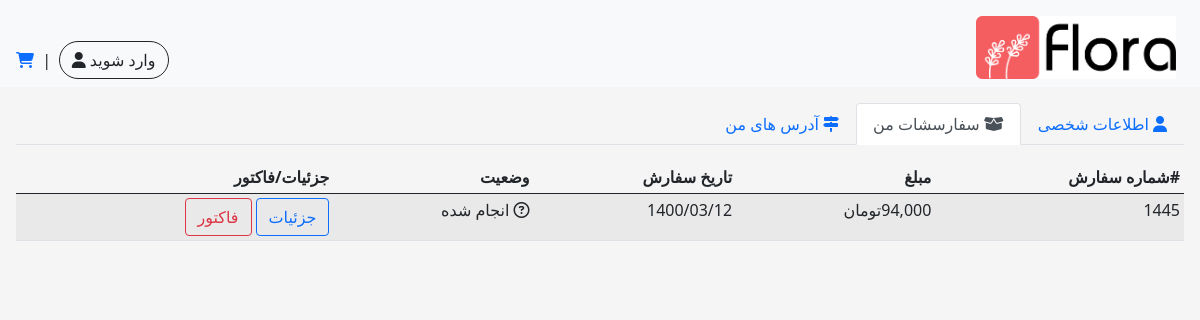
Page /userorders.php (signed in) on the earlier database version.
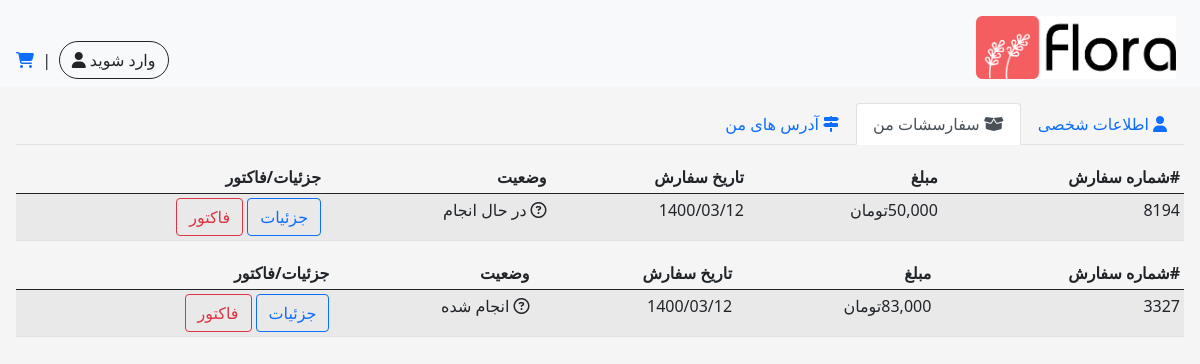
Same page on the later database version.
### tables this page shows
CREATE TABLE `orders` (
  `id` int NOT NULL,
  `code` int NOT NULL,
  `customer_id` int NOT NULL,
  `customer_role` enum('admin','user') NOT NULL DEFAULT 'user',
  `payment_method_id` int NOT NULL,
  `shipping_id` int NOT NULL,
  `sum_price` double NOT NULL,
  `postal_price` double NOT NULL,
  `status` enum('doing','done','canceled') NOT NULL,
  `address_id` int NOT NULL,
  `created_at` timestamp NOT NULL DEFAULT CURRENT_TIMESTAMP,
  `updated_at` timestamp NOT NULL DEFAULT CURRENT_TIMESTAMP
);

### inc/classes/DbClass.php (called while the page is built, shortened)
<?php
class Db {
    private static $server=DB_SERVER;
    private static $username=DB_USERNAME;
    private static $password=DB_PASSWORD;
    private static $dbName=DB_NAME;
    public static function connect(){
        try {
            $conn = new PDO("mysql:host=".self::$server.";dbname=".self::$dbName.";charset=utf8mb4", self::$username, self::$password);
            $conn->setAttribute(PDO::ATTR_ERRMODE, PDO::ERRMODE_EXCEPTION);
            return $conn;
        }catch(PDOException $e) {
            file_put_contents('DatabaseExeptions.log',$e);
        }
    }
    public static function select($table,$conditions="1",$fetchType='All' ,$disdinct="*",$limit=0,$orderBy='id',$orderType='ASC',$perPage="",$offset=1){
        if($limit){
            if($perPage!=="" && is_numeric($perPage) && $perPage>0 && $offset>=1){
                $start=($offset-1)*$perPage;
                $len=$perPage;
                $sql="SELECT $disdinct FROM $table WHERE $conditions ORDER BY $orderBy $orderType LIMIT $start,$len";
            }elseif($limit){
                $sql="SELECT $disdinct FROM $table WHERE $conditions ORDER BY $orderBy $orderType LIMIT $limit";
            }
        }else{
            $sql="SELECT $disdinct FROM $table WHERE $conditions ORDER BY $orderBy $orderType";
        }
        if($sql){
            $result=Db::connect()->query($sql);
            if(strtolower($fetchType)=='all'){
                if($res=$result->fetchAll(PDO::FETCH_NAMED)){
                    return $res;
                }else{
                    return false;
                }
            }elseif(strtolower($fetchType)=='single'){
                if($res=$result->fetch(PDO::FETCH_ASSOC)){
                    return $res;
                }else{
                    return false;
                }
            }
        }else{
            return false;
        }
    }
}

### inc/classes/AdminClass.php (called while the page is built, shortened)
<?php
class Admin{
    private $id;
    public function __construct($adminId)
    {
        $admin=$this->getAdminfullInfo($adminId);
    }
    public function setId($id){
        $this->id=$id;
    }
    public function getId(){
        return $this->id;
    }
    private function getAdminfullInfo($id){
        return Db::select(ADMIN_TABLE_NAME,"id='$id'","single");
    }
}

### http/controller.php (called while the page is built, shortened)
<?php
if(isset($pageUi)){
    if($pageUi=='addCategory'){
        if(isAdmin() || isMaster()){
            if(isset($_GET['rm_cat'])){
                $category=new Category($_GET['rm_cat']);
                $category->delete();
                $category->deleteSubCategories();
            }elseif(isset($_GET['rm_sub'])){
                $subCategory=new SubCategory($_GET['rm_sub']);
                $subCategory->delete();
            }elseif(isset($_POST['addCategory'])){
                $catName=isset($_POST['name']) ? $_POST['name'] : "";
                $catType=isset($_POST['catType']) ? $_POST['catType'] : "";
                if($catType!=""){
                    if($catType=='parent'){
                        Category::create(['name'=>$catName,'creator_id'=>1],$message);
                    }else{
                        SubCategory::create(['name'=>$catName,'creator_id'=>1,'category_id'=>$catType]);
                    }
                }
            }
            $categories=Category::getCategories();
        }
    }
    elseif($pageUi=='index'){
        $mostSelesProducts=Product::getProducts("instock>0","sales","DESC",20);
        $indexCategories=Category::getCategories("show_index='yes'",$message);
        $latestProducts=Product::getProducts("instock>0","id","DESC",10);
    }
    elseif($pageUi=='cart'){
        if(isset($_SESSION['cart']) && $_SESSION['cart']['products']){
            $productsId=$_SESSION['cart']['products'];
        }
    }elseif($pageUi=='orders'){
        if(isset($_POST['update'])){
            $order=new Order($_POST['orderId']);
            $order->update(['status'=>$_POST['status']]);
        }
        $orders=Order::getOrders();
    }elseif($pageUi=='userorders'){
        if(isset($_SESSION['permission'])){
            $user=new Admin($_SESSION['userId']);
            $customerRole="admin";
        }else{
            $user=new User($_SESSION['userId']);
            $customerRole="user";
        }
        $orders=Order::getOrders("customer_id='".$user->getId()."' AND customer_role='$customerRole'",'id');
    }
}

### config.php (called while the page is built, shortened)
<?php
function public_html(){
    $countSlashes=substr_count($_SERVER['PHP_SELF'],'/')-1;
    $backStr="";
    while($countSlashes>0){
        $backStr.="../";
        $countSlashes--;
    }
    global $root;
    if(isset($root) && $root==true){
        return HOST_ROOT;
    }else{
        return $backStr;
    }
}
include_once(public_html().PROJECT_NAME.'/inc/functions.php');
require_once public_html().PROJECT_NAME.'/inc/classes/DbClass.php';
require_once public_html().PROJECT_NAME.'/inc/classes/AdminClass.php';
require_once public_html().PROJECT_NAME.'/inc/classes/OrderClass.php';
include_once public_html().PROJECT_NAME.'/http/controller.php';

### inc/classes/OrderClass.php (called while the page is built, shortened)
<?php
class Order{
    private $id;
    private $code;
    private $status;
    private $sumPrice;
    public function __construct($orderId)
    {
        $orderData=$this->getOrderFullInfo($orderId);
    }
    public function setId($id){
        $this->id=$id;
    }
    public function setCode($code){
        $this->code=$code;
    }
    public function setStatus($status){
        $this->status=$status;
    }
    public function setSumPrice($sumPrice){
        $this->sumPrice=$sumPrice;
    }
    public function getId(){
        return $this->id;
    }
    public function getCode(){
        return $this->code;
    }
    public function getStatus(){
        return $this->status;
    }
    public function getSumPrice(){
        return $this->sumPrice;
    }
    private function getOrderFullInfo($id){
        return Db::select(ORDERS_TABLE_NAME,"id='$id'","single");
    }
    public static function getOrders($condition=1,$distinct='id',$order='created_at',$orderBy='desc',$limit=false,$perpage="",$offset=1){
        return Db::select(ORDERS_TABLE_NAME,$condition,"all",$distinct,$limit,$order,$orderBy,$perpage,$offset);
    }
}

### inc/functions.php (called while the page is built, shortened)
<?php
function getOrderStatus($status){
    if($status=='doing'){
        return "در حال انجام";
    }elseif($status=='done'){
        return 'انجام شده';
    }elseif($status=='canceled'){
        return 'لغو شده';
    }
}

### userorders.php (the view, shortened to what this page needs)
<?php
    include_once 'config.php';
?>
<!doctype html>
<html dir="rtl">
  <head>
    <link rel="stylesheet" href="https://cdn.jsdelivr.net/npm/bootstrap@5.0.0-beta3/dist/css/bootstrap.rtl.min.css">
    <link rel="stylesheet" href="assets/css/userprofile.css">
  </head>
  <body class="">
    <header>
        <div class="container-fluid">
          <div class="row">
            <div class="d-flex flex-row justify-content-between align-items-end bg-light p-3 pb-2">
              <div class="col-md-4 ms-2">
                <a href="#"><img src="assets/images/logo/flora.png" alt="" width="200px"></a>
              </div>
              <div class="d-flex align-items-center">
              <button class="btn btn-outline-dark rounded-pill me-2">وارد شوید<i class="fas fa-user ms-1"></i></button>
              </a> <i class="me-2">|</i>
              <a href="cart.php"><i class="fas fa-shopping-cart cart-cart"></i></a>
              </div>
            </div>
          </div>
        </div>
    </header>
    <main>
        <div class="p-3">
          <nav>
            <div class="nav nav-tabs mb-3" id="nav-tab" role="tablist">
              <a href="userprofile.php" class="text-decoration-none"><button class="nav-link" aria-selected="false"><i class="fas fa-user me-1"></i>اطلاعات شخصی</button></a>
              <a href="userorders.php" class="text-decoration-none"><button class="nav-link active" aria-selected="true"><i class="fas fa-box-open me-1"></i>سفارسشات من</button></a>
              <a href="useraddress.php" class="text-decoration-none"><button class="nav-link" aria-selected="false"><i class="fas fa-map-signs me-1"></i>آدرس های من</button></a>
            </div>
          </nav>
            <div class="tab-content" id="nav-tabContent">
                <div class="tab-pane fade active show" id="nav-orders" role="tabpanel" aria-labelledby="nav-orders-tab">
                <div class="table-responsive">
                <?php if($orders): ?>
                            <?php foreach($orders as $order):
                                $orderObj=new Order($order['id']);
                            ?>
                    <table class="table table-striped table-sm text-nowrap">
                    <thead>
                        <tr>
                        <th>#شماره سفارش</th>
                        <th>مبلغ</th>
                        <th>تاریخ سفارش</th>
                        <th>وضعیت</th>
                        <th>جزئیات/فاکتور</th>
                        </tr>
                    </thead>
                    <tbody>
                          <tr>
                            <td><?php echo $orderObj->getCode(); ?></td>
                            <td><?php echo number_format($orderObj->getSumPrice()); ?>تومان</td>
                            <td>1400/03/12</td>
                            <td><i class="far fa-question-circle me-1"></i><?php echo getOrderStatus($orderObj->getStatus()); ?></td>
                            <td>
                                <div class="d-flex flex-row">
                                <a href="userorderdetails.php?id=<?php echo $orderObj->getId(); ?>" class="btn btn-outline-primary me-1">جزئیات</a>
                                <a href="orderreceipt.php?id=<?php echo $orderObj->getId(); ?>" class="btn btn-outline-danger">فاکتور</a>
                                </div>
                            </td>
                          </tr>
                            <?php endforeach; ?>
                    </tbody>
                  </table>
                  <?php else: ?>
                      <p>سفارش های شما خالی است</p>
                  <?php endif; ?>
                </div>
                </div>
            </div>
        </div>
    </main>
  </body>
</html>

### assets/css/userprofile.css (style rules this page uses)
body { background-color: #f5f5f5; }

Differences in the rows shown:
removed orders: code "1445", sum_price "94,000", status "انجام شده"
added orders: code "8194", sum_price "50,000", status "در حال انجام"
added orders: code "3327", sum_price "83,000", status "انجام شده"
